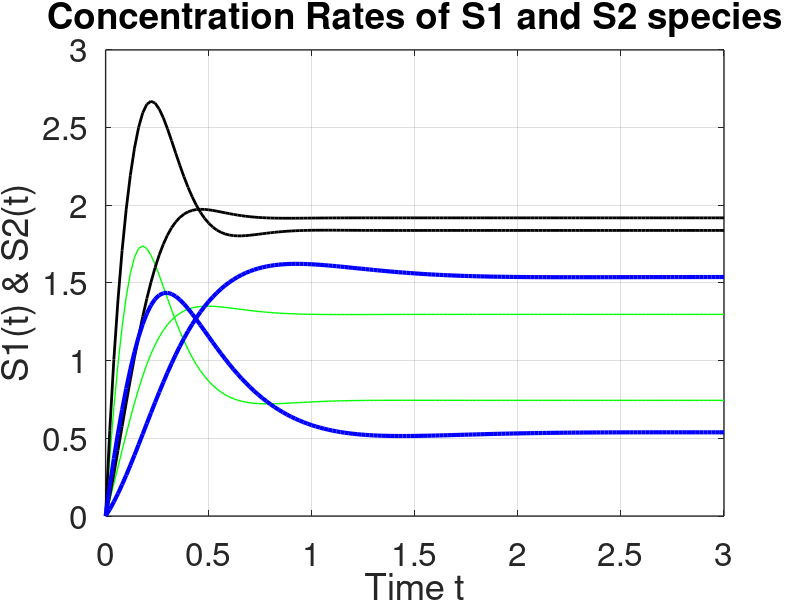

This chart was generated by the following MATLAB code:
clear all

% Initial conditions (s1 = 0, s2 = 0)
initial_values = [0, 0];
times = 0:0.02:3;

function dsdt = concetration1(s,t) 

	% Constant parameters of the ODE
	
  % Provided quantities
  k1 = 20;		
  k2 = 5;		
  k3 = 5;		
  k4 = 5;		
  k5 = 2;		
  K = 1;		
  n = 4


	dsdt(1) = k1/(1+power((s(2)/K), n))-k3*s(1)-k5*s(1);
	dsdt(2) = k2 + k5*s(1)-k4*s(2)

endfunction

function dsdt = concetration2(s,t) 

	% Constant parameters of the ODE
	
  % Provided quantities
  k1 = 30;		
  k2 = 6;		
  k3 = 6;		
  k4 = 6;		
  k5 = 3;		
  K = 2;		
  n = 5

	dsdt(1) = k1/(1+power((s(2)/K), n))-k3*s(1)-k5*s(1);
	dsdt(2) = k2 + k5*s(1)-k4*s(2)

endfunction

function dsdt = concetration3(s,t) 

	% Constant parameters of the ODE
	
  % Provided quantities
  k1 = 10;		
  k2 = 2;		
  k3 = 2;		
  k4 = 2;		
  k5 = 2;		
  K = 1;		
  n = 3

	dsdt(1) = k1/(1+power((s(2)/K), n))-k3*s(1)-k5*s(1);
	dsdt(2) = k2 + k5*s(1)-k4*s(2)

endfunction


% Find the trajectories of s1 & s2 1st case
trajectory1 = lsode("concetration1", initial_values, times);

% Find the trajectories of s1 & s2 2nd case
trajectory2 = lsode("concetration2", initial_values, times);

% Find the trajectories of s1 & s2 2nd case
trajectory3 = lsode("concetration3", initial_values, times);

plot(times, trajectory1, 'linewidth', 1, 'g', times,  trajectory2, 'linewidth', 2, 'k', times, trajectory3, 'linewidth', 3, 'b')

% display specifics %
xlabel('Time t')
ylabel('S1(t) & S2(t)')

% set grid on
grid on                                   

% additional display properties
set(gca, 'fontsize', 24, 'linewidth', 1)  
title('Concentration Rates of S1 and S2 species')
